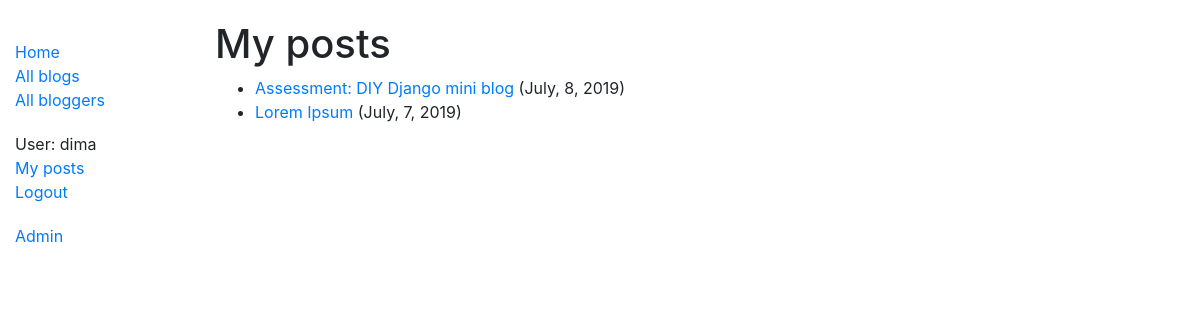
The page /blog/myposts/ (signed in) on the database as committed earlier.
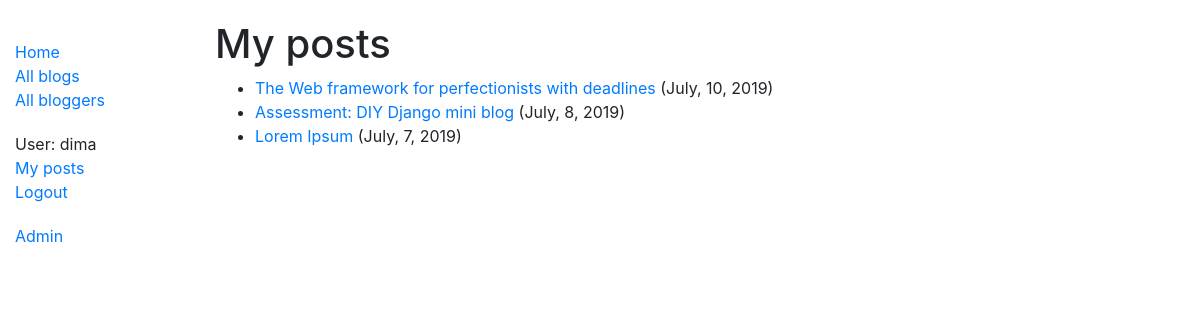
The same page on the database as committed later.
### blog/models.py (models this page shows, shortened)
class Post(models.Model):
	title = models.CharField(max_length=100)
	body = models.TextField()
	created_at = models.DateTimeField(auto_now_add=True)
	author = models.ForeignKey(Author, on_delete=models.SET_NULL, null=True)
	def format_created_at(self):
		return self.created_at.strftime('%B, %-d, %Y')
	def get_absolute_url(self):
		return reverse('post-detail', args=[str(self.id)])
	class Meta:
		ordering = ['-created_at']

### blog/views.py (the view)
# urls.py: path('myposts/', views.PostsByUserListView.as_view(), name='my-posts'),
class PostsByUserListView(LoginRequiredMixin, generic.ListView):
	model = Post
	template_name = 'blog/posts_by_user.html'
	def get_queryset(self):
		return Post.objects.filter(author=self.request.user.id)

### blog/templates/blog/posts_by_user.html (shortened to what this page needs)
{% extends "base_generic.html" %}
{% block content %}
	<h1>My posts</h1>
	{% if not post_list %}
		<p>You have no posts yet.</p>
	{% else %}
		<ul>
			{% for post in post_list %}
				<li>
					<a href="{{ post.get_absolute_url }}">{{ post.title }}</a> ({{ post.format_created_at }})
				</li>
			{% endfor %}
		</ul>
	{% endif %}
{% endblock %}

Rows that differ between the two databases and show on the page:
added Post: title "The Web framework for perfectionists with deadlines", format_created_at "July, 10, 2019"
